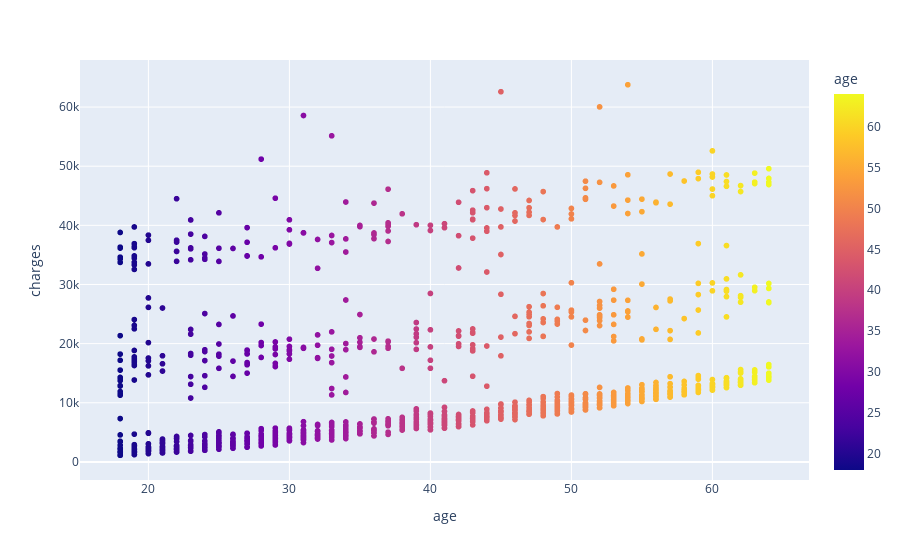

Notebook cell for this chart:
### Code cell
px.scatter(x = 'age', y='charges', data_frame = df, color = 'age')

### Figure 1 — Plotly figure (JSON) as saved in the notebook; plotly's stock layout.template omitted (floating-point values rounded to 4 significant figures; data arrays with more than 128 entries replaced by an {"elided": "..."} marker saying what was removed)
{"data": [{"hovertemplate": "age=%{marker.color}<br>charges=%{y}<extra></extra>", "legendgroup": "", "marker": {"color": {"elided": "1338 int values"}, "coloraxis": "coloraxis", "symbol": "circle"}, "mode": "markers", "name": "", "showlegend": false, "type": "scattergl", "x": {"elided": "1338 int values"}, "xaxis": "x", "y": {"elided": "1338 float values"}, "yaxis": "y"}], "layout": {"coloraxis": {"colorbar": {"title": {"text": "age"}}, "colorscale": [[0, "#0d0887"], [0.1111, "#46039f"], [0.2222, "#7201a8"], [0.3333, "#9c179e"], [0.4444, "#bd3786"], [0.5556, "#d8576b"], [0.6667, "#ed7953"], [0.7778, "#fb9f3a"], [0.8889, "#fdca26"], [1, "#f0f921"]]}, "legend": {"tracegroupgap": 0}, "margin": {"t": 60}, "xaxis": {"anchor": "y", "domain": [0, 1], "title": {"text": "age"}}, "yaxis": {"anchor": "x", "domain": [0, 1], "title": {"text": "charges"}}}}
